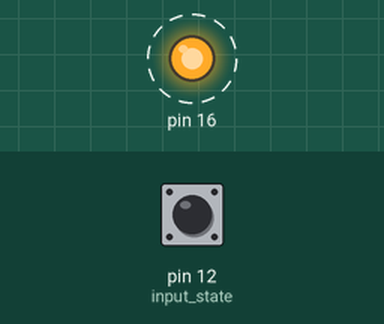
Simulated run of this program. Board: Raspberry Pi (header pin numbers). Parts: output pins drawn as LEDs (lit = HIGH). Dashed ring = blinking. The test bench sets the inputs (shaded band); at power-on: pin 12 (input_state) HIGH.

Above: at 0.5 s.
Timing chart, 0 to 4.6 s (numbered marks = the images above):
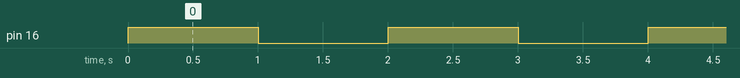

Measured:
- by itself, pin 16: alternates HIGH for 1.0 s and LOW for 1.0 s

The program:

Input_Output_Demo.py
```python
"""
The following program is used to blink LED when input on pin 12 is HIGH
If input on pin 12 goes low the LED remains on
The following link can be used to learn more about input/output
https://sourceforge.net/p/raspberry-gpio-python/wiki/Inputs/
"""
#import the GPIO and time modules
import RPi.GPIO as GPIO
import time

#set up pins for input/output
GPIO.setmode(GPIO.BOARD) #select pin numbering according to the board
GPIO.setup(12,GPIO.IN,pull_up_down=GPIO.PUD_UP) #pull up is used to set the initial value of pin as HIGH
GPIO.setup(16,GPIO.OUT)
GPIO.setwarnings(False)
GPIO.output(16,GPIO.LOW)

try:
    while True:
        input_state=GPIO.input(12)
        if(input_state==False):		#check if input on pin 12 is LOW
            GPIO.output(16,GPIO.HIGH)
        else:						# the code in this block is used to blink LED
            GPIO.output(16,GPIO.HIGH)
            time.sleep(1)
            GPIO.output(16,GPIO.LOW)
            time.sleep(1)

except KeyboardInterrupt:
    GPIO.cleanup()
```
